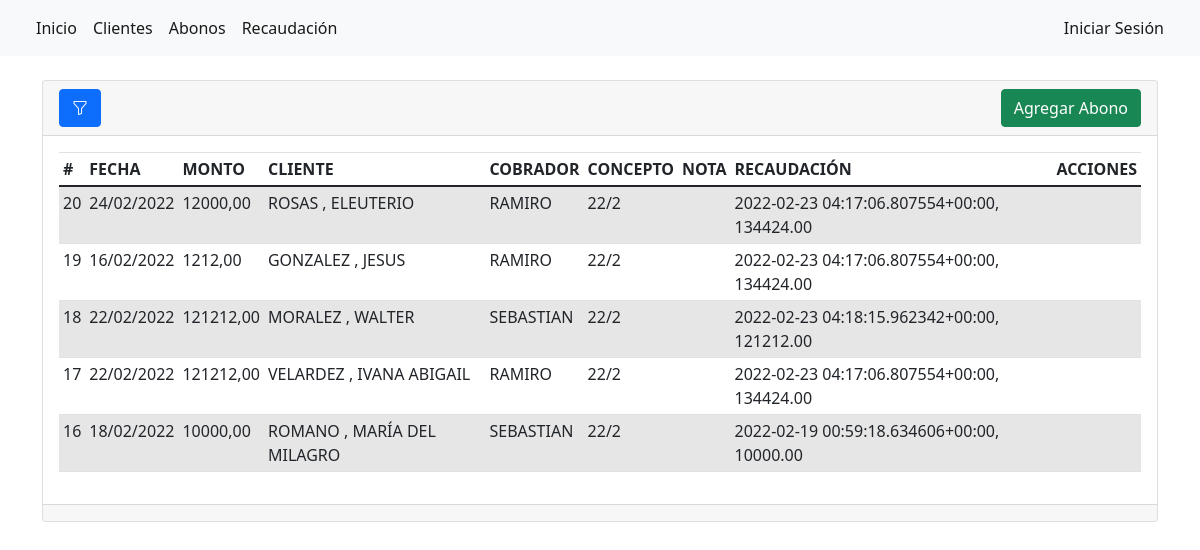
The page /abonos/ on the database as committed earlier.
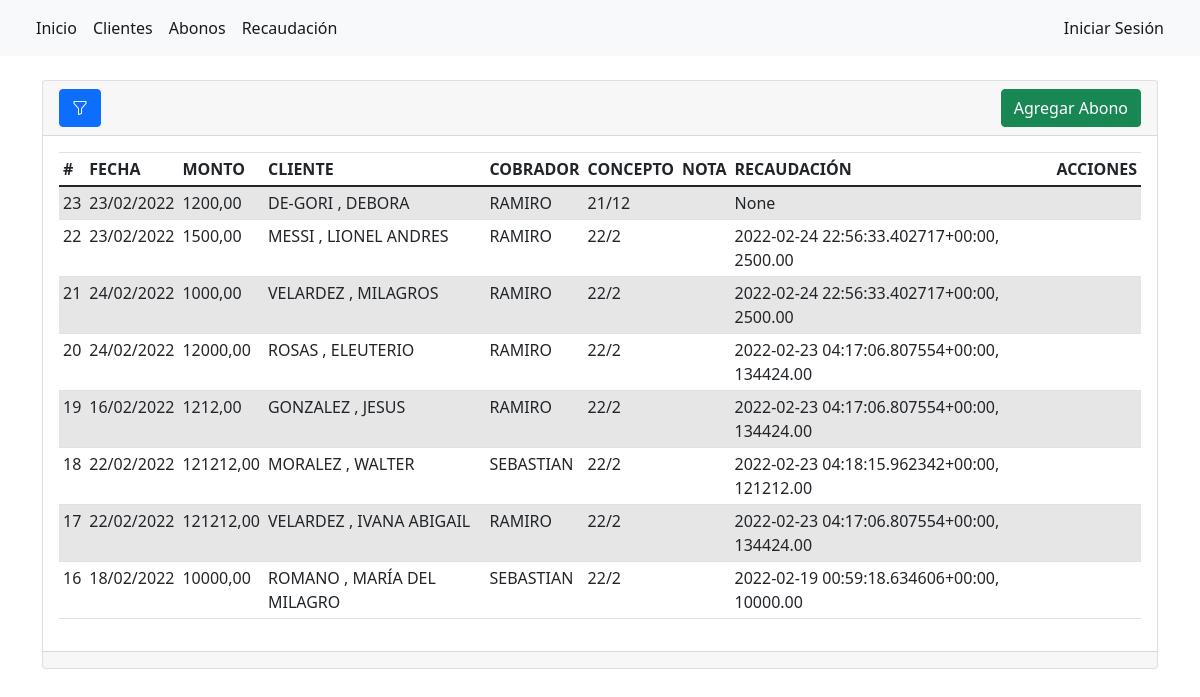
The same page on the database as committed later.
### abonos/models.py (models this page shows, shortened)
class Abono(models.Model):
    cliente = models.ForeignKey(
        'Cliente',
        null=True,
        on_delete=SET_NULL
        )
    cobrador = models.ForeignKey(
        'Cobrador',
        null=True,
        on_delete=SET_NULL
        )
    recaudacion = models.ForeignKey(
        'Recaudacion',
        null=True,
        on_delete=SET_NULL,
        default=None
    )
    concepto = models.ForeignKey(
        'Concepto',
        null=True,
        on_delete=SET_NULL,
        default=None
        )
    fecha = models.DateTimeField(
        blank=True,
        null=True,
        default= datetime.now,
        verbose_name="fecha"
        )
    monto = models.DecimalField(
        max_digits=10,
        decimal_places=2,
        default=0.00,
        verbose_name="monto"
        )
    nota = models.CharField(
        max_length=100,
        blank=True,
        verbose_name="nota"
        )
    creado = models.DateTimeField(auto_now_add=True)
    modificado = models.DateTimeField(auto_now=True)
    class Meta:
        verbose_name = "Abono"
        verbose_name_plural = "Abonos"
        ordering = ['-modificado', '-creado']

class Cliente(models.Model):
    apellido = models.CharField(max_length=45, verbose_name="apellido")
    nombre = models.CharField(max_length=45, verbose_name="nombre")
    activo = models.BooleanField(default=True, verbose_name="activo")
    creado = models.DateTimeField(auto_now_add=True)
    modificado = models.DateTimeField(auto_now=True)
    class Meta:
        verbose_name = "Cliente"
        verbose_name_plural = "Clientes"
        ordering = ['-modificado', '-creado']
        unique_together = ['apellido', 'nombre']

class Cobrador(models.Model):
    nombre = models.CharField(max_length=45, verbose_name="nombre")
    activo = models.BooleanField(default=True, verbose_name="activo")
    usuario = models.ForeignKey(User,null=True, on_delete=SET_NULL)
    creado = models.DateTimeField(auto_now_add=True)
    modificado = models.DateTimeField(auto_now=True)
    class Meta:
        verbose_name = "Cobrador"
        verbose_name_plural = "Cobradores"
        ordering = ['-modificado', '-creado']
        unique_together = ['nombre']

class Concepto(models.Model):
    año = models.IntegerField()
    mes = models.IntegerField()
    creado = models.DateTimeField(auto_now_add=True)
    modificado = models.DateTimeField(auto_now=True)
    def __str__(self):
        fila = str(self.año) + '/' + str(self.mes)
        return fila
    class Meta:
        verbose_name = "Concepto"
        verbose_name_plural = "Conceptos"
        ordering = ['-modificado', '-creado']

class Recaudacion(models.Model):
    cobrador = models.ForeignKey(
        'Cobrador',
        blank=False,
        null=True,
        on_delete=SET_NULL
        )
    fecha = models.DateTimeField(
        blank=True,
        null=True,
        default= datetime.now,
        verbose_name="fecha"
        )
    monto = models.DecimalField(
        max_digits=10,
        decimal_places=2,
        default=0.00,
        verbose_name="monto"
        )
    nota = models.CharField(
        max_length=100,
        blank=True,
        verbose_name="nota"
        )
    creado = models.DateTimeField(auto_now_add=True)
    modificado = models.DateTimeField(auto_now=True)
    def __str__(self):
        fila = str(self.creado) + ", " + str(self.monto)
        return fila
    class Meta:
        verbose_name = "Recaudación"
        verbose_name_plural = "Recaudaciones"
        ordering = ['-modificado', '-creado']

### abonos/views.py (the view)
# urls.py: path('abonos/', views.abonos, name='abonos'),
def abonos(request):
    if request.GET.get('query_cobrador') != None:
        query_cobrador = request.GET.get('query_cobrador')
        abonos = Abono.objects.filter(cobrador__id = query_cobrador).order_by('-creado')
    if request.GET.get('query_concepto') != None:
        query_concepto = request.GET.get('query_concepto')
        abonos = Abono.objects.filter(concepto = query_concepto).order_by('-creado')
    if request.GET.get('query_cliente') != None:
        query_cliente = request.GET.get('query_cliente')
        abonos = Abono.objects.filter(cliente__id = query_cliente).order_by('-creado')
    if request.GET.get('query_recaudacion') != None:
        query_recaudacion = request.GET.get('query_recaudacion')
        abonos = Abono.objects.filter(recaudacion = query_recaudacion).order_by('-creado')
    if request.GET.get('query_recaudaciones') != None:
        query_recaudacion = request.GET.get('query_recaudaciones')
        if query_recaudacion == "1":
            abonos = Abono.objects.exclude(recaudacion=None).order_by('-creado')
        if query_recaudacion == "0":
            abonos = Abono.objects.filter(recaudacion=None).order_by('-creado')
    if request.GET.get('query_cliente') == None and request.GET.get('query_cobrador') == None and request.GET.get('query_concepto') == None and request.GET.get('query_recaudaciones') == None and request.GET.get('query_recaudacion') == None:
        abonos = Abono.objects.all().order_by('-creado')
    conceptos = Concepto.objects.all().order_by('-creado')
    cobradores = Cobrador.objects.all()
    context = {
        'abonos': abonos,
        'cobradores': cobradores,
        'conceptos': conceptos,
    }
    return render(request, 'abonos/index.html', context)

### abonos/templates/abonos/index.html (shortened to what this page needs)
{% extends "base.html" %}
{% block contenido %}
<div class="card">
    <div class="card-header d-flex justify-content-between">
        <a class="btn btn-primary" data-bs-toggle="offcanvas" href="#filtros" role="button" aria-controls="filtros">
            <i class="bi bi-funnel"></i>
        </a>
        <a class="btn btn-success" href="{% url 'agregar_abono' %}" role="button">Agregar Abono</a>
    </div>
    <div class="card-body">
        <div class="table-responsive">
            <table class="table table-sm table-striped table-hover">
                <thead>
                    <tr>
                        <th>#</th>
                        <th>FECHA</th>
                        <th>MONTO</th>
                        <th>CLIENTE</th>
                        <th>COBRADOR</th>
                        <th>CONCEPTO</th>
                        <th>NOTA</th>
                        <th>RECAUDACIÓN</th>
                        <th>ACCIONES</th>
                    </tr>
                </thead>
                <tbody>
                    {% for abono in abonos %}
                    <tr>
                        <td>{{ abono.id }}</td>
                        <td>{{ abono.fecha|date:"d/m/Y" }}</td>
                        <td>{{ abono.monto }}</td>
                        <td>{{ abono.cliente.apellido }} , {{ abono.cliente.nombre }}</td>
                        <td>{{ abono.cobrador.nombre }}</td>
                        <td>{{ abono.concepto }}</td>
                        <td>{{ abono.nota }}</td>
                        <td>{{ abono.recaudacion }}</td>
                        <td>
                        </td>
                    </tr>
                    {% endfor %}
                </tbody>
            </table>
        </div>
    </div>
    <div class="card-footer text-muted">
    </div>
</div>
{% endblock %}

### abonos/templates/base.html (shortened to what this page needs)
{% load static %}
<!doctype html>
<html lang="en">
  <head>
    <link rel="stylesheet" href="https://cdn.jsdelivr.net/npm/bootstrap@4.1.3/dist/css/bootstrap.min.css">
    <link rel="stylesheet" href="https://cdn.jsdelivr.net/npm/bootstrap-select@1.13.14/dist/css/bootstrap-select.min.css">
    <link rel="stylesheet" href="https://cdn.jsdelivr.net/npm/bootstrap@5.0.2/dist/css/bootstrap.min.css">
    <link rel="stylesheet" href="https://cdn.jsdelivr.net/npm/bootstrap-icons@1.8.1/font/bootstrap-icons.css">
  </head>
  <body>
    <nav class="navbar navbar-expand-lg navbar-light bg-light sticky-top">
      <div class="container-fluid">
        <div class="collapse navbar-collapse" id="navbarToggler">
          <div class="nav navbar-nav me-auto">
            <a class="nav-item nav-link active" href="{% url 'inicio' %}">Inicio</a>
            <a class="nav-item nav-link active" href="{% url 'clientes' %}">Clientes</a>
            <a class="nav-item nav-link active" href="{% url 'abonos' %}">Abonos</a>
            <a class="nav-item nav-link active" href="{% url 'recaudaciones' %}">Recaudación</a>
          </div>
          <div class="nav navbar-nav ms-auto">
            {% if request.user.is_authenticated %}
            <a class="nav-item nav-link active" href="#">Usuario: {{ request.user.get_username }}, Administrador(superuser): {{ request.user.is_superuser }}</a>
            <a class="nav-item nav-link active" href="{% url 'logout' %}">Cerrar Sesión</a>
            {% else %}
            <a class="nav-item nav-link active" href="{% url 'login' %}">Iniciar Sesión</a>
            {% endif %}
          </div>
        </div>
      </div>
    </nav>
    <div class="container">
        <div class="row">
          <div class="col-sm-12">
            <br/>
            {% block contenido %}  {% endblock %}
          </div>
        </div>
    </div>
  </body>
</html>

Rows that differ between the two databases and show on the page:
added Abono: id "23", fecha "23/02/2022", monto "1200,00", cliente.apellido "DE-GORI", cliente.nombre "DEBORA", cobrador.nombre "RAMIRO", concepto "21/12", recaudacion "None"
added Abono: id "22", fecha "23/02/2022", monto "1500,00", cliente.apellido "MESSI", cliente.nombre "LIONEL ANDRES", cobrador.nombre "RAMIRO", concepto "22/2", recaudacion "2022-02-24 22:56:33.402717+00:00, 2500.00"
added Abono: id "21", fecha "24/02/2022", monto "1000,00", cliente.apellido "VELARDEZ", cliente.nombre "MILAGROS", cobrador.nombre "RAMIRO", concepto "22/2", recaudacion "2022-02-24 22:56:33.402717+00:00, 2500.00"
